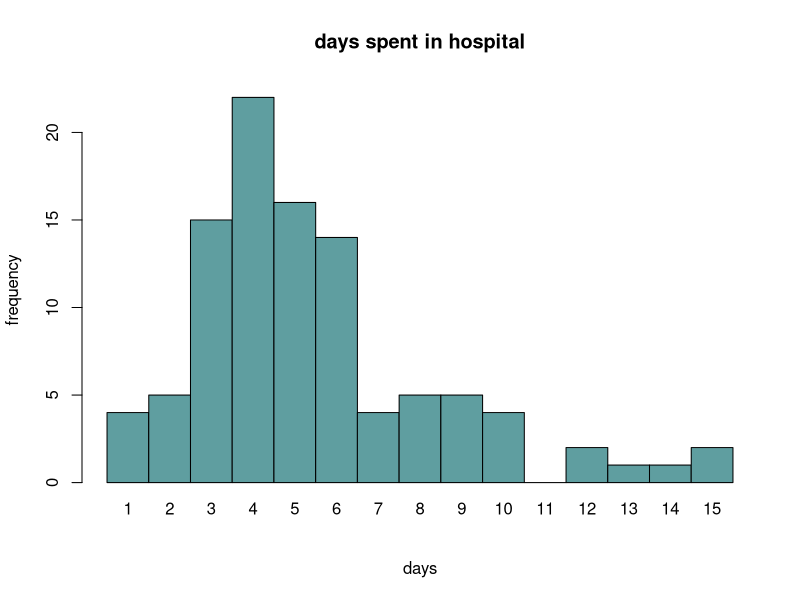

The R script that drew this image:
# Question 1
setwd("/Users/anthony.valencia/met/cs555/assignments/01/")
data <- read.csv(file="data.csv", header=FALSE, sep=",")
data <- unlist(data, use.names = FALSE)


# Question 2
boundaries <- seq(min(data)-0.5, max(data)+0.5, by=1)
h <- hist(data, breaks = boundaries, plot = FALSE)
plot(
  h,
  xaxt = "n",
  xlab = "days",
  ylab = "frequency",
  main = "days spent in hospital",
  col = "cadetblue"
  )
axis(1, h$mids, labels=seq(1,max(data),1), tick=FALSE, padj= -1.5)
iqr <- IQR(data)
s <- summary(data)
bottom_cuttoff <- s[2] - 1.5*iqr
top_cuttoff <- s[5] + 1.5*iqr
table(data[data <= bottom_cuttoff])
table(data[data >= top_cuttoff])


# Question 3
s
sd(data)


# Question 4
pnorm(7, mean=5, sd=3)*100
1-pnorm((7-5)/(3/sqrt(10)), mean=5, sd=3)


      